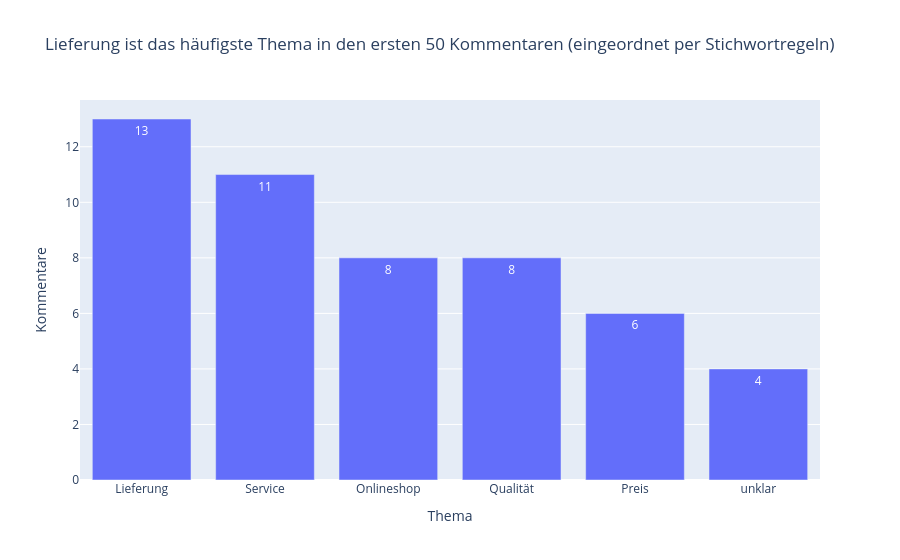

This figure's notebook cell:
### Markdown cell above
## Themen zählen und zeigen

### Code cell
themen = kommentare["thema"].value_counts().rename_axis("thema").reset_index(name="anzahl")
methode = "Stichwortregeln" if (kommentare["methode"] == "Stichwortregeln").any() else "Sprachmodell"
fig = px.bar(
    themen, x="thema", y="anzahl", text="anzahl",
    title=f"{themen['thema'].iloc[0]} ist das häufigste Thema in den ersten 50 Kommentaren (eingeordnet per {methode})",
    labels={"thema": "Thema", "anzahl": "Kommentare"},
)
fig.write_html(ORDNER + "diagramm_themen.html", include_plotlyjs="cdn")
fig

### Figure 1 — Plotly figure (JSON) as saved in the notebook; plotly's stock layout.template omitted (floating-point values rounded to 4 significant figures)
{"data": [{"hovertemplate": "Thema=%{x}<br>Kommentare=%{text}<extra></extra>", "legendgroup": "", "marker": {"color": "#636efa", "pattern": {"shape": ""}}, "name": "", "orientation": "v", "showlegend": false, "text": [13.0, 11.0, 8.0, 8.0, 6.0, 4.0], "textposition": "auto", "type": "bar", "x": ["Lieferung", "Service", "Onlineshop", "Qualität", "Preis", "unklar"], "xaxis": "x", "y": [13, 11, 8, 8, 6, 4], "yaxis": "y"}], "layout": {"barmode": "relative", "legend": {"tracegroupgap": 0}, "title": {"text": "Lieferung ist das häufigste Thema in den ersten 50 Kommentaren (eingeordnet per Stichwortregeln)"}, "xaxis": {"anchor": "y", "domain": [0.0, 1.0], "title": {"text": "Thema"}}, "yaxis": {"anchor": "x", "domain": [0.0, 1.0], "title": {"text": "Kommentare"}}}}
